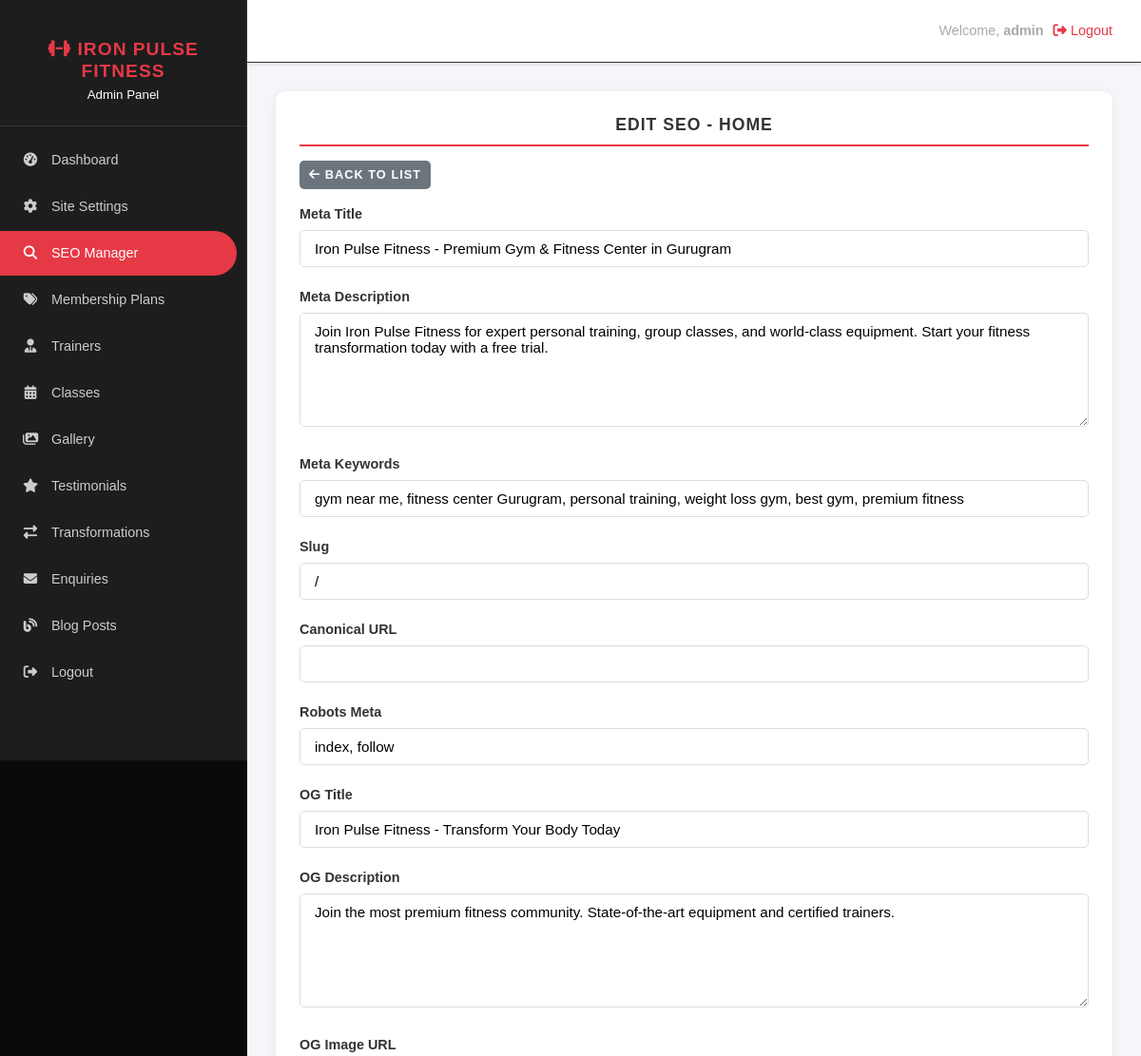
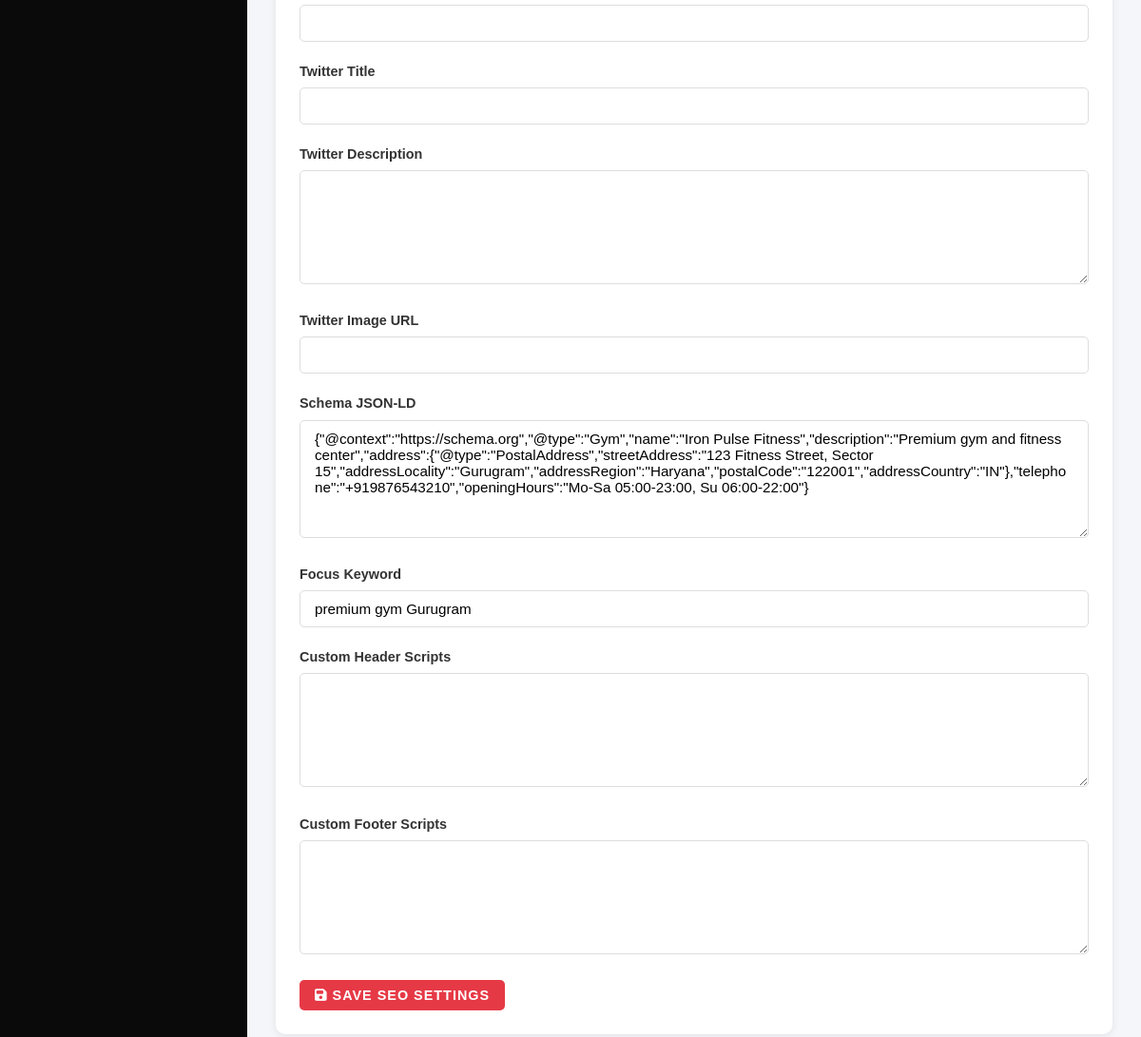
Page /admin/seo-manager.php?page_key=home (signed in) on the committed database (2 pictures, top to bottom).
### tables this page shows
CREATE TABLE `site_settings` (
  `id` INT(11) UNSIGNED NOT NULL AUTO_INCREMENT,
  `setting_key` VARCHAR(100) NOT NULL,
  `setting_value` TEXT,
  PRIMARY KEY (`id`),
  UNIQUE KEY `setting_key` (`setting_key`)
);

CREATE TABLE `seo_settings` (
  `id` INT(11) UNSIGNED NOT NULL AUTO_INCREMENT,
  `page_key` VARCHAR(50) NOT NULL,
  `page_name` VARCHAR(100) NOT NULL,
  `meta_title` VARCHAR(255) DEFAULT NULL,
  `meta_description` TEXT DEFAULT NULL,
  `meta_keywords` VARCHAR(500) DEFAULT NULL,
  `slug` VARCHAR(100) DEFAULT NULL,
  `canonical_url` VARCHAR(255) DEFAULT NULL,
  `robots_meta` VARCHAR(100) DEFAULT 'index, follow',
  `og_title` VARCHAR(255) DEFAULT NULL,
  `og_description` TEXT DEFAULT NULL,
  `og_image` VARCHAR(255) DEFAULT NULL,
  `twitter_title` VARCHAR(255) DEFAULT NULL,
  `twitter_description` TEXT DEFAULT NULL,
  `twitter_image` VARCHAR(255) DEFAULT NULL,
  `schema_json` TEXT DEFAULT NULL,
  `focus_keyword` VARCHAR(100) DEFAULT NULL,
  `custom_header_scripts` TEXT DEFAULT NULL,
  `custom_footer_scripts` TEXT DEFAULT NULL,
  `updated_at` TIMESTAMP NOT NULL DEFAULT CURRENT_TIMESTAMP ON UPDATE CURRENT_TIMESTAMP,
  PRIMARY KEY (`id`),
  UNIQUE KEY `page_key` (`page_key`)
);

### functions.php (called while the page is built, shortened)
<?php
require_once __DIR__ . '/config.php';
function getSetting(string $key): ?string {
    global $pdo;
    static $cache = [];
    try {
        $stmt = $pdo->prepare("SELECT setting_value FROM site_settings WHERE setting_key = :key LIMIT 1");
        $stmt->execute([':key' => $key]);
        $result = $stmt->fetchColumn();
        $cache[$key] = $result !== false ? $result : null;
        return $cache[$key];
    } catch (PDOException $e) {
        return null;
    }
}
function e(?string $text): string {
    return htmlspecialchars($text ?? '', ENT_QUOTES, 'UTF-8');
}

### admin/seo-manager.php (the view, shortened to what this page needs)
<?php
require_once '../config.php';
require_once '../functions.php';
$editPage = $_GET['page_key'] ?? '';
try {
    $pages = $pdo->query("SELECT * FROM seo_settings ORDER BY id ASC")->fetchAll();
} catch (PDOException $e) {
    $pages = [];
}
$currentSeo = [];
if ($editPage) {
    foreach ($pages as $page) {
        if ($page['page_key'] === $editPage) {
            $currentSeo = $page;
            break;
        }
    }
}
include 'includes/admin-header.php';
?>
<?php if ($editPage && $currentSeo): ?>
<div class="admin-card">
    <h3 class="section-title">Edit SEO - <?php echo e($currentSeo['page_name']); ?></h3>
    <a href="seo-manager.php" class="btn btn-secondary btn-sm" style="margin-bottom:15px;"><i class="fas fa-arrow-left"></i> Back to List</a>
    <form method="POST" action="">
        <div class="form-group">
            <label for="meta_title">Meta Title</label>
            <input type="text" id="meta_title" name="meta_title" value="<?php echo e($currentSeo['meta_title'] ?? ''); ?>">
        </div>
        <div class="form-group">
            <label for="meta_description">Meta Description</label>
            <textarea id="meta_description" name="meta_description" rows="3"><?php echo e($currentSeo['meta_description'] ?? ''); ?></textarea>
        </div>
        <div class="form-group">
            <label for="meta_keywords">Meta Keywords</label>
            <input type="text" id="meta_keywords" name="meta_keywords" value="<?php echo e($currentSeo['meta_keywords'] ?? ''); ?>">
        </div>
        <div class="form-group">
            <label for="slug">Slug</label>
            <input type="text" id="slug" name="slug" value="<?php echo e($currentSeo['slug'] ?? ''); ?>">
        </div>
        <div class="form-group">
            <label for="canonical_url">Canonical URL</label>
            <input type="text" id="canonical_url" name="canonical_url" value="<?php echo e($currentSeo['canonical_url'] ?? ''); ?>">
        </div>
        <div class="form-group">
            <label for="robots_meta">Robots Meta</label>
            <input type="text" id="robots_meta" name="robots_meta" value="<?php echo e($currentSeo['robots_meta'] ?? 'index, follow'); ?>">
        </div>
        <div class="form-group">
            <label for="og_title">OG Title</label>
            <input type="text" id="og_title" name="og_title" value="<?php echo e($currentSeo['og_title'] ?? ''); ?>">
        </div>
        <div class="form-group">
            <label for="og_description">OG Description</label>
            <textarea id="og_description" name="og_description" rows="3"><?php echo e($currentSeo['og_description'] ?? ''); ?></textarea>
        </div>
        <div class="form-group">
            <label for="og_image">OG Image URL</label>
            <input type="text" id="og_image" name="og_image" value="<?php echo e($currentSeo['og_image'] ?? ''); ?>">
        </div>
        <div class="form-group">
            <label for="twitter_title">Twitter Title</label>
            <input type="text" id="twitter_title" name="twitter_title" value="<?php echo e($currentSeo['twitter_title'] ?? ''); ?>">
        </div>
        <div class="form-group">
            <label for="twitter_description">Twitter Description</label>
            <textarea id="twitter_description" name="twitter_description" rows="3"><?php echo e($currentSeo['twitter_description'] ?? ''); ?></textarea>
        </div>
        <div class="form-group">
            <label for="twitter_image">Twitter Image URL</label>
            <input type="text" id="twitter_image" name="twitter_image" value="<?php echo e($currentSeo['twitter_image'] ?? ''); ?>">
        </div>
        <div class="form-group">
            <label for="schema_json">Schema JSON-LD</label>
            <textarea id="schema_json" name="schema_json" rows="6"><?php echo e($currentSeo['schema_json'] ?? ''); ?></textarea>
        </div>
        <div class="form-group">
            <label for="focus_keyword">Focus Keyword</label>
            <input type="text" id="focus_keyword" name="focus_keyword" value="<?php echo e($currentSeo['focus_keyword'] ?? ''); ?>">
        </div>
        <div class="form-group">
            <label for="custom_header_scripts">Custom Header Scripts</label>
            <textarea id="custom_header_scripts" name="custom_header_scripts" rows="4"><?php echo e($currentSeo['custom_header_scripts'] ?? ''); ?></textarea>
        </div>
        <div class="form-group">
            <label for="custom_footer_scripts">Custom Footer Scripts</label>
            <textarea id="custom_footer_scripts" name="custom_footer_scripts" rows="4"><?php echo e($currentSeo['custom_footer_scripts'] ?? ''); ?></textarea>
        </div>
        <button type="submit" class="btn btn-primary"><i class="fas fa-save"></i> Save SEO Settings</button>
    </form>
</div>
<?php endif; ?>
<?php include 'includes/admin-footer.php'; ?>

### admin/includes/admin-header.php (shortened to what this page needs)
<?php
require_once __DIR__ . '/../../config.php';
require_once __DIR__ . '/../../functions.php';
$currentPage = basename($_SERVER['PHP_SELF']);
$gymName = getSetting('gym_name') ?? 'Gym Admin';
?>
<!DOCTYPE html>
<html lang="en">
<head>
    <link rel="stylesheet" href="https://cdnjs.cloudflare.com/ajax/libs/font-awesome/6.4.0/css/all.min.css">
    <link rel="stylesheet" href="../assets/css/style.css">
</head>
<body>
<div class="admin-panel">
    <aside class="admin-sidebar" id="adminSidebar">
        <div class="sidebar-brand">
            <h2><i class="fas fa-dumbbell"></i> <?php echo e($gymName); ?></h2>
            <small>Admin Panel</small>
        </div>
        <ul class="sidebar-nav">
            <li><a href="dashboard.php" class="<?php echo $currentPage === 'dashboard.php' ? 'active' : ''; ?>"><i class="fas fa-tachometer-alt"></i> Dashboard</a></li>
            <li><a href="settings.php" class="<?php echo $currentPage === 'settings.php' ? 'active' : ''; ?>"><i class="fas fa-cog"></i> Site Settings</a></li>
            <li><a href="seo-manager.php" class="<?php echo $currentPage === 'seo-manager.php' ? 'active' : ''; ?>"><i class="fas fa-search"></i> SEO Manager</a></li>
            <li><a href="plans.php" class="<?php echo in_array($currentPage, ['plans.php', 'plan-add.php', 'plan-edit.php']) ? 'active' : ''; ?>"><i class="fas fa-tags"></i> Membership Plans</a></li>
            <li><a href="trainers.php" class="<?php echo in_array($currentPage, ['trainers.php', 'trainer-add.php', 'trainer-edit.php']) ? 'active' : ''; ?>"><i class="fas fa-user-tie"></i> Trainers</a></li>
            <li><a href="classes.php" class="<?php echo in_array($currentPage, ['classes.php', 'class-add.php', 'class-edit.php']) ? 'active' : ''; ?>"><i class="fas fa-calendar-alt"></i> Classes</a></li>
            <li><a href="gallery.php" class="<?php echo $currentPage === 'gallery.php' ? 'active' : ''; ?>"><i class="fas fa-images"></i> Gallery</a></li>
            <li><a href="testimonials.php" class="<?php echo $currentPage === 'testimonials.php' ? 'active' : ''; ?>"><i class="fas fa-star"></i> Testimonials</a></li>
            <li><a href="transformations.php" class="<?php echo $currentPage === 'transformations.php' ? 'active' : ''; ?>"><i class="fas fa-exchange-alt"></i> Transformations</a></li>
            <li><a href="enquiries.php" class="<?php echo $currentPage === 'enquiries.php' ? 'active' : ''; ?>"><i class="fas fa-envelope"></i> Enquiries</a></li>
            <li><a href="blog-manager.php" class="<?php echo in_array($currentPage, ['blog-manager.php', 'blog-add.php', 'blog-edit.php']) ? 'active' : ''; ?>"><i class="fas fa-blog"></i> Blog Posts</a></li>
            <li><a href="logout.php"><i class="fas fa-sign-out-alt"></i> Logout</a></li>
        </ul>
    </aside>
    <div class="admin-content">
        <div class="admin-topbar">
            <h3><?php echo e($pageTitle ?? 'Admin Panel'); ?></h3>
            <div class="admin-user">
                <span>Welcome, <strong><?php echo e($_SESSION['admin_username'] ?? 'Admin'); ?></strong></span>
                <a href="logout.php"><i class="fas fa-sign-out-alt"></i> Logout</a>
            </div>
        </div>
        <div class="admin-main">

### assets/css/style.css (style rules this page uses)
:root { --primary-color: #e63946; --secondary-color: #1d1d1d; --button-color: #e63946; --bg-dark: #111111; --bg-darker: #0a0a0a; --text-light: #ffffff; --text-muted: #aaaaaa; --whatsapp-color: #25D366; --success-color: #28a745; --error-color: #dc3545; --info-color: #17a2b8; --warning-color: #ffc107; --border-color: #333333; --card-bg: #1a1a1a; --input-bg: #2a2a2a; --sidebar-width: 260px; --header-height: 80px; --font-primary: 'Poppins', sans-serif; --font-heading: 'Oswald', sans-serif; --transition: all 0.3s ease; --shadow: 0 10px 30px rgba(0, 0, 0, 0.3); --shadow-hover: 0 20px 40px rgba(0, 0, 0, 0.5); --radius: 8px; }
*, *::before, *::after { margin: 0; padding: 0; box-sizing: border-box; }
html { scroll-behavior: smooth; font-size: 16px; }
body { font-family: var(--font-primary); background-color: var(--bg-darker); color: var(--text-light); line-height: 1.6; overflow-x: hidden; -webkit-font-smoothing: antialiased; -moz-osx-font-smoothing: grayscale; }
a { text-decoration: none; color: inherit; transition: var(--transition); }
ul, ol { list-style: none; }
button { cursor: pointer; border: none; outline: none; font-family: inherit; }
input, textarea, select { font-family: inherit; outline: none; }
h1, h2, h3, h4, h5, h6 { font-family: var(--font-heading); font-weight: 700; line-height: 1.2; text-transform: uppercase; letter-spacing: 1px; }
h2 { font-size: 2.5rem; }
h3 { font-size: 1.8rem; }
.section-title { text-align: center; margin-bottom: 60px; }
.btn { display: inline-block; padding: 14px 32px; font-size: 0.9rem; font-weight: 600; text-transform: uppercase; letter-spacing: 1px; border-radius: var(--radius); transition: var(--transition); text-align: center; cursor: pointer; border: 2px solid transparent; }
.btn-primary { background-color: var(--primary-color); color: var(--text-light); border-color: var(--primary-color); }
.btn-secondary { background-color: transparent; color: var(--text-light); border-color: var(--text-light); }
.btn-sm { padding: 10px 20px; font-size: 0.8rem; }
.form-group { margin-bottom: 20px; }
.form-group label { display: block; margin-bottom: 8px; font-size: 0.9rem; font-weight: 500; color: var(--text-light); }
.admin-sidebar { position: fixed; top: 0; left: 0; width: var(--sidebar-width); height: 100vh; background-color: var(--bg-dark); border-right: 1px solid var(--border-color); padding: 20px 0; overflow-y: auto; z-index: 100; transition: var(--transition); }
.admin-content { margin-left: var(--sidebar-width); flex: 1; min-height: 100vh; background-color: var(--bg-darker); }
.admin-topbar { background-color: var(--bg-dark); padding: 15px 30px; display: flex; justify-content: space-between; align-items: center; border-bottom: 1px solid var(--border-color); position: sticky; top: 0; z-index: 50; }
.admin-topbar .admin-user { display: flex; align-items: center; gap: 10px; color: var(--text-muted); font-size: 0.9rem; }
.admin-main { padding: 30px; }
@media (max-width: 1200px) { h2 { font-size: 2.2rem; } }

### rows in the picture
site_settings: setting_value "IRON PULSE FITNESS"
seo_settings: page_name "HOME", meta_title "Iron Pulse Fitness - Premium Gym & Fitness Center in Gurugram", meta_description "Join Iron Pulse Fitness for expert personal training, group classes, and world-class equipment. Start your fitness transformation today with a free trial.", meta_keywords "gym near me, fitness center Gurugram, personal training, weight loss gym, best gym, premium fitness", slug "/", robots_meta "index, follow", og_title "Iron Pulse Fitness - Transform Your Body Today", og_description "Join the most premium fitness community. State-of-the-art equipment and certified trainers.", schema_json "{\"@context\":\"https://schema.org\",\"@type\":\"Gym\",\"name\":\"Iron Pulse Fitness\",\"description\":\"Premium gym and fitness center\",\"address\":{\"@type\":\"PostalAddress\",\"streetAddress\":\"123 Fitness Street, Sector 15\",\"addressLocality\":\"Gurugram\",\"addressRegion\":\"Haryana\",\"postalCode\":\"122001\",\"addressCountry\":\"IN\"},\"telephone\":\"+919876543210\",\"openingHours\":\"Mo-Sa 05:00-23:00, Su 06:00-22:00\"}", focus_keyword "premium gym Gurugram"

### other values in the picture
$_SESSION['admin_username'] "admin"
